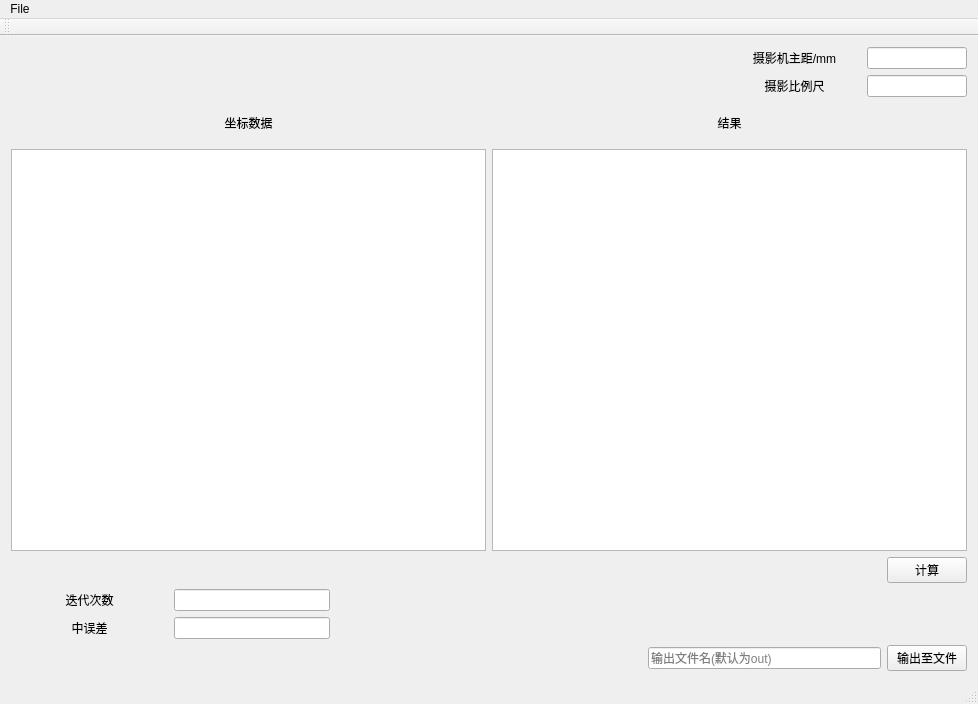
<?xml version="1.0" encoding="UTF-8"?>
<ui version="4.0">
 <class>QtGuiApplication1Class</class>
 <widget class="QMainWindow" name="QtGuiApplication1Class">
  <property name="geometry">
   <rect>
    <x>0</x>
    <y>0</y>
    <width>978</width>
    <height>704</height>
   </rect>
  </property>
  <property name="windowTitle">
   <string>QtGuiApplication1</string>
  </property>
  <widget class="QWidget" name="centralWidget">
   <layout class="QVBoxLayout" name="verticalLayout">
    <item>
     <layout class="QHBoxLayout" name="horizontalLayout_4" stretch="3,1">
      <item>
       <spacer name="horizontalSpacer_6">
        <property name="orientation">
         <enum>Qt::Horizontal</enum>
        </property>
        <property name="sizeHint" stdset="0">
         <size>
          <width>40</width>
          <height>20</height>
         </size>
        </property>
       </spacer>
      </item>
      <item>
       <layout class="QGridLayout" name="gridLayout" columnstretch="4,3">
        <item row="0" column="0">
         <widget class="QLabel" name="label_3">
          <property name="text">
           <string>摄影机主距/mm</string>
          </property>
          <property name="alignment">
           <set>Qt::AlignCenter</set>
          </property>
         </widget>
        </item>
        <item row="0" column="1">
         <widget class="QLineEdit" name="PDOC"/>
        </item>
        <item row="1" column="1">
         <widget class="QLineEdit" name="scale"/>
        </item>
        <item row="1" column="0">
         <widget class="QLabel" name="label_6">
          <property name="text">
           <string>摄影比例尺</string>
          </property>
          <property name="alignment">
           <set>Qt::AlignCenter</set>
          </property>
         </widget>
        </item>
       </layout>
      </item>
     </layout>
    </item>
    <item>
     <layout class="QGridLayout" name="gridLayout_2" rowstretch="1,10" columnstretch="0,0" rowminimumheight="0,0">
      <item row="0" column="0">
       <widget class="QLabel" name="label">
        <property name="text">
         <string>坐标数据</string>
        </property>
        <property name="alignment">
         <set>Qt::AlignCenter</set>
        </property>
       </widget>
      </item>
      <item row="0" column="1">
       <widget class="QLabel" name="label_2">
        <property name="sizePolicy">
         <sizepolicy hsizetype="Preferred" vsizetype="Preferred">
          <horstretch>0</horstretch>
          <verstretch>0</verstretch>
         </sizepolicy>
        </property>
        <property name="layoutDirection">
         <enum>Qt::LeftToRight</enum>
        </property>
        <property name="text">
         <string>结果</string>
        </property>
        <property name="alignment">
         <set>Qt::AlignCenter</set>
        </property>
       </widget>
      </item>
      <item row="1" column="0">
       <widget class="QTextEdit" name="textEdit">
        <property name="font">
         <font>
          <family>仿宋</family>
          <pointsize>11</pointsize>
          <weight>50</weight>
          <bold>false</bold>
         </font>
        </property>
        <property name="html">
         <string>&lt;!DOCTYPE HTML PUBLIC &quot;-//W3C//DTD HTML 4.0//EN&quot; &quot;http://www.w3.org/TR/REC-html40/strict.dtd&quot;&gt;
&lt;html&gt;&lt;head&gt;&lt;meta name=&quot;qrichtext&quot; content=&quot;1&quot; /&gt;&lt;style type=&quot;text/css&quot;&gt;
p, li { white-space: pre-wrap; }
&lt;/style&gt;&lt;/head&gt;&lt;body style=&quot; font-family:'仿宋'; font-size:11pt; font-weight:400; font-style:normal;&quot;&gt;
&lt;p style=&quot;-qt-paragraph-type:empty; margin-top:0px; margin-bottom:0px; margin-left:0px; margin-right:0px; -qt-block-indent:0; text-indent:0px; font-family:'SimSun'; font-size:9pt;&quot;&gt;&lt;br /&gt;&lt;/p&gt;&lt;/body&gt;&lt;/html&gt;</string>
        </property>
       </widget>
      </item>
      <item row="1" column="1">
       <widget class="QTextEdit" name="textEdit_1">
        <property name="font">
         <font>
          <family>仿宋</family>
          <pointsize>11</pointsize>
          <weight>50</weight>
          <bold>false</bold>
         </font>
        </property>
       </widget>
      </item>
     </layout>
    </item>
    <item>
     <layout class="QHBoxLayout" name="horizontalLayout_2">
      <item>
       <spacer name="horizontalSpacer_4">
        <property name="orientation">
         <enum>Qt::Horizontal</enum>
        </property>
        <property name="sizeHint" stdset="0">
         <size>
          <width>40</width>
          <height>20</height>
         </size>
        </property>
       </spacer>
      </item>
      <item>
       <widget class="QPushButton" name="calculate">
        <property name="inputMethodHints">
         <set>Qt::ImhNone</set>
        </property>
        <property name="text">
         <string>计算</string>
        </property>
        <property name="autoRepeatDelay">
         <number>300</number>
        </property>
       </widget>
      </item>
     </layout>
    </item>
    <item>
     <layout class="QHBoxLayout" name="horizontalLayout_6" stretch="1,2">
      <item>
       <layout class="QHBoxLayout" name="horizontalLayout_3">
        <item>
         <layout class="QGridLayout" name="gridLayout_3" columnstretch="1,1">
          <item row="0" column="1">
           <widget class="QLineEdit" name="iteration_num"/>
          </item>
          <item row="1" column="0">
           <widget class="QLabel" name="label_5">
            <property name="text">
             <string>中误差</string>
            </property>
            <property name="alignment">
             <set>Qt::AlignCenter</set>
            </property>
           </widget>
          </item>
          <item row="1" column="1">
           <widget class="QLineEdit" name="mid_error"/>
          </item>
          <item row="0" column="0">
           <widget class="QLabel" name="label_4">
            <property name="text">
             <string>迭代次数</string>
            </property>
            <property name="alignment">
             <set>Qt::AlignCenter</set>
            </property>
           </widget>
          </item>
         </layout>
        </item>
       </layout>
      </item>
      <item>
       <spacer name="horizontalSpacer_2">
        <property name="orientation">
         <enum>Qt::Horizontal</enum>
        </property>
        <property name="sizeHint" stdset="0">
         <size>
          <width>40</width>
          <height>20</height>
         </size>
        </property>
       </spacer>
      </item>
     </layout>
    </item>
    <item>
     <layout class="QHBoxLayout" name="horizontalLayout_5" stretch="2,1">
      <item>
       <spacer name="horizontalSpacer">
        <property name="orientation">
         <enum>Qt::Horizontal</enum>
        </property>
        <property name="sizeHint" stdset="0">
         <size>
          <width>40</width>
          <height>20</height>
         </size>
        </property>
       </spacer>
      </item>
      <item>
       <layout class="QHBoxLayout" name="horizontalLayout">
        <item>
         <widget class="QLineEdit" name="outName">
          <property name="placeholderText">
           <string>输出文件名(默认为out)</string>
          </property>
         </widget>
        </item>
        <item>
         <widget class="QPushButton" name="cout">
          <property name="text">
           <string>输出至文件</string>
          </property>
         </widget>
        </item>
       </layout>
      </item>
     </layout>
    </item>
   </layout>
  </widget>
  <widget class="QMenuBar" name="menuBar">
   <property name="geometry">
    <rect>
     <x>0</x>
     <y>0</y>
     <width>978</width>
     <height>26</height>
    </rect>
   </property>
   <widget class="QMenu" name="menuFile">
    <property name="title">
     <string>File</string>
    </property>
    <addaction name="actionOpen_File"/>
   </widget>
   <addaction name="menuFile"/>
  </widget>
  <widget class="QToolBar" name="mainToolBar">
   <attribute name="toolBarArea">
    <enum>TopToolBarArea</enum>
   </attribute>
   <attribute name="toolBarBreak">
    <bool>false</bool>
   </attribute>
  </widget>
  <widget class="QStatusBar" name="statusBar"/>
  <action name="actionOpen_File">
   <property name="text">
    <string>Open File</string>
   </property>
  </action>
 </widget>
 <layoutdefault spacing="6" margin="11"/>
 <resources>
  <include location="QtGuiApplication1.qrc"/>
 </resources>
 <connections/>
</ui>
